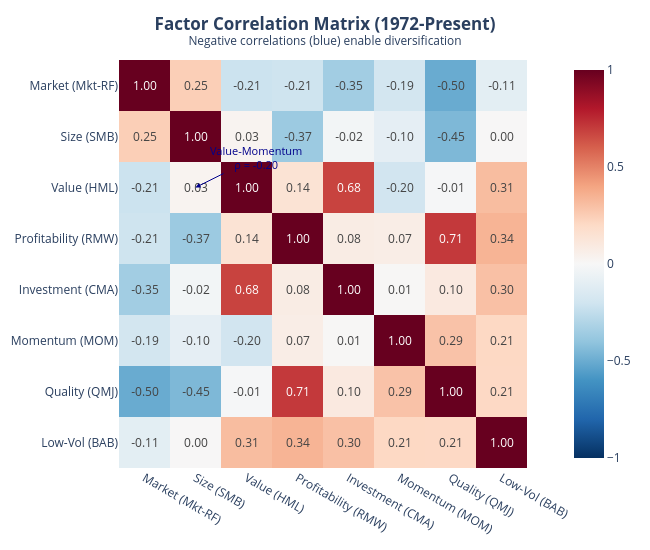

The notebook cell saved with this chart:
### Markdown cell above
Annotation — call out the headline value-momentum negative correlation.

### Code cell
val_mom_corr = (
    corr_matrix.loc["HML", "MOM"]
    if "HML" in corr_matrix.index and "MOM" in corr_matrix.columns
    else None
)
if val_mom_corr is not None:
    fig.add_annotation(
        x=1,
        y=2,
        text=f"Value-Momentum<br>ρ = {val_mom_corr:.2f}",
        showarrow=True,
        arrowhead=2,
        ax=60,
        ay=-30,
        font=dict(size=11, color="darkblue"),
        arrowcolor="darkblue",
    )

fig.show()

### Figure 1 — Plotly figure (JSON) as saved in the notebook; plotly's stock layout.template omitted (floating-point values rounded to 4 significant figures)
{"data": [{"coloraxis": "coloraxis", "hovertemplate": "x: %{x}<br>y: %{y}<br>color: %{z}<extra></extra>", "name": "0", "texttemplate": "%{z:.2f}", "type": "heatmap", "x": ["Market (Mkt-RF)", "Size (SMB)", "Value (HML)", "Profitability (RMW)", "Investment (CMA)", "Momentum (MOM)", "Quality (QMJ)", "Low-Vol (BAB)"], "xaxis": "x", "y": ["Market (Mkt-RF)", "Size (SMB)", "Value (HML)", "Profitability (RMW)", "Investment (CMA)", "Momentum (MOM)", "Quality (QMJ)", "Low-Vol (BAB)"], "yaxis": "y", "z": [[1.0, 0.2458, -0.2149, -0.2077, -0.3484, -0.1882, -0.5034, -0.105], [0.2458, 1.0, 0.02893, -0.369, -0.02458, -0.09573, -0.4503, 0.004051], [-0.2149, 0.02893, 1.0, 0.1448, 0.6797, -0.1953, -0.008562, 0.3127], [-0.2077, -0.369, 0.1448, 1.0, 0.07805, 0.06883, 0.7075, 0.3443], [-0.3484, -0.02458, 0.6797, 0.07805, 1.0, 0.006389, 0.09673, 0.2988], [-0.1882, -0.09573, -0.1953, 0.06883, 0.006389, 1.0, 0.2909, 0.2083], [-0.5034, -0.4503, -0.008562, 0.7075, 0.09673, 0.2909, 1.0, 0.2063], [-0.105, 0.004051, 0.3127, 0.3443, 0.2988, 0.2083, 0.2063, 1.0]]}], "layout": {"annotations": [{"arrowcolor": "darkblue", "arrowhead": 2, "ax": 60, "ay": -30, "font": {"color": "darkblue", "size": 11}, "showarrow": true, "text": "Value-Momentum<br>ρ = -0.20", "x": 1, "y": 2}], "coloraxis": {"cmax": 1, "cmin": -1, "colorscale": [[0.0, "rgb(5,48,97)"], [0.1, "rgb(33,102,172)"], [0.2, "rgb(67,147,195)"], [0.3, "rgb(146,197,222)"], [0.4, "rgb(209,229,240)"], [0.5, "rgb(247,247,247)"], [0.6, "rgb(253,219,199)"], [0.7, "rgb(244,165,130)"], [0.8, "rgb(214,96,77)"], [0.9, "rgb(178,24,43)"], [1.0, "rgb(103,0,31)"]]}, "height": 550, "margin": {"t": 60}, "title": {"text": "<b>Factor Correlation Matrix (1972-Present)</b><br><sup>Negative correlations (blue) enable diversification</sup>", "x": 0.5}, "width": 650, "xaxis": {"anchor": "y", "constrain": "domain", "domain": [0.0, 1.0], "scaleanchor": "y"}, "yaxis": {"anchor": "x", "autorange": "reversed", "constrain": "domain", "domain": [0.0, 1.0]}}}
